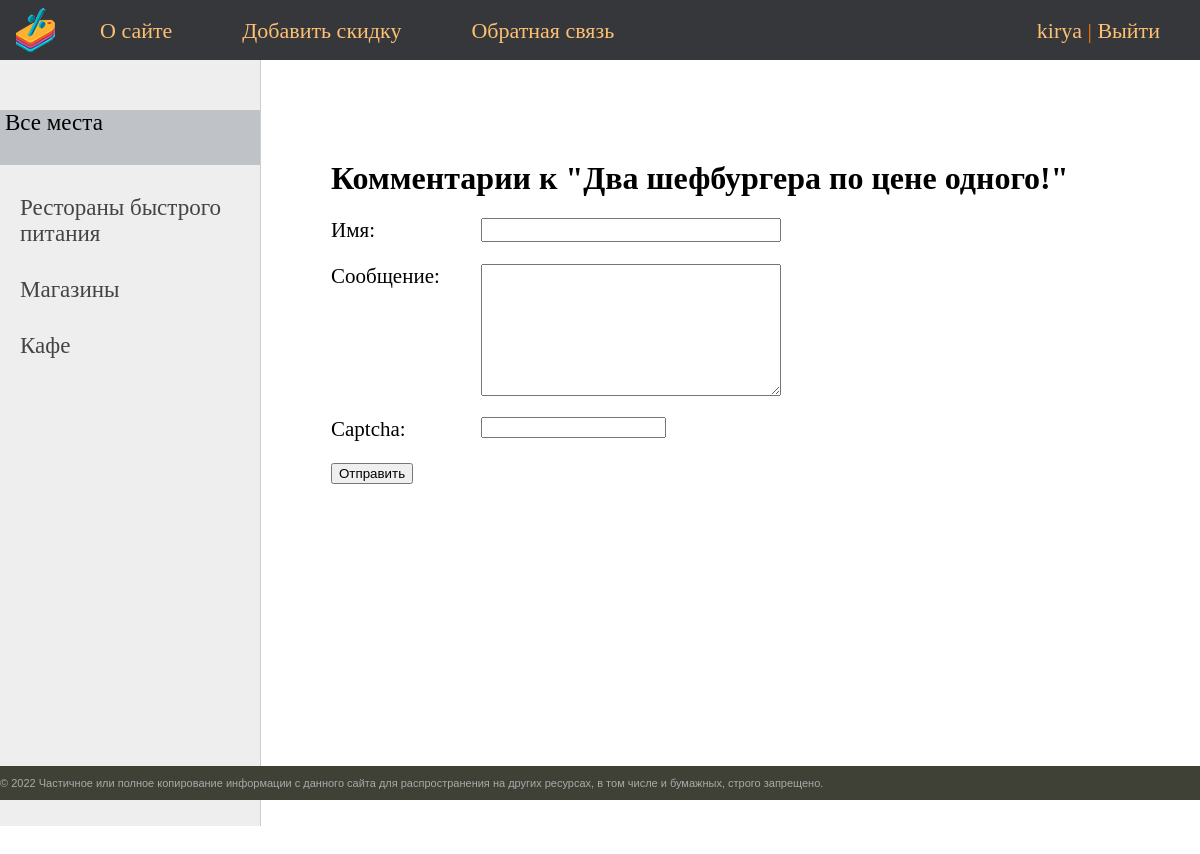
/sales/dva-shefpurgera-po-cene-odnogo/comments (signed in), run on the app's committed database.
### sales/models.py (models this page shows, shortened)
class Profile(AbstractBaseUser, PermissionsMixin):
    user = models.CharField(max_length=30, unique=True)
    email = models.CharField(max_length=255)
    bio = models.TextField(null=True, blank=True)
    avatar = models.ImageField(null=True, blank=True, upload_to='images/profile/')
    prefer_category = models.ForeignKey('Category', on_delete=models.PROTECT, verbose_name='Приоритет мест')
    USERNAME_FIELD = 'user'
    is_staff = models.BooleanField(
        default=False)  # reassignment of the standart django user model for mixing admin and creating users
    is_superuser = models.BooleanField(default=False)
    objects = UserManager()

class Category(models.Model):
    name = models.CharField(max_length=100, db_index=True)
    slug = models.SlugField(max_length=255, unique=True, db_index=True, verbose_name='URL')
    def get_absolute_url(self):
        return reverse('category', kwargs={'cat_slug': self.slug})
    class Meta:
        verbose_name = 'Места'
        verbose_name_plural = 'Места'

### sales/views.py (the view, shortened to what this page needs)
# urls.py: path('sales/<slug:sale_slug>/comments', AddComment.as_view(), name='comments'),  # comment system on sales
class AddComment(LoginRequiredMixin, DataMixin, CreateView):
    template_name = 'sales/comments.html'
    form_class = AddCommentForm  # using django forms in view
    success_url = reverse_lazy('home')
    def get_context_data(self, *, object_list=None, **kwargs):
        context = super().get_context_data(**kwargs)
        c_def = self.get_user_context(title=f'Комментарии к "{Sale.objects.get(slug=self.kwargs["sale_slug"])}"')
        return dict(list(context.items()) + list(c_def.items()))

### sales/forms.py
class AddCommentForm(forms.ModelForm):
    username = forms.CharField(label='Имя', widget=forms.TextInput(attrs={'class': 'form-input'}))
    comment_body = forms.CharField(label='Сообщение', widget=forms.Textarea(attrs={'class': 'form-input', 'rows': 7}))
    captcha = CaptchaField(label="Код")  # captcha field for anti dos-attacks
    class Meta:
        model = Comment
        fields = ('username', 'comment_body')

### sales/models.py (called while the page is built)
    def __str__(self):
        return self.title

### sales/templatetags/poorsales_tags.py (called while the page is built)
@register.inclusion_tag('sales/list_categories.html')
def show_categories(sort=None, cat_selected=0):
    if not sort:
        cats = Category.objects.all()
    else:
        cats = Category.objects.order_by(sort)
    return {"cats": cats, 'cat_selected': cat_selected}

### sales/utils.py (called while the page is built)
    def get_user_context(self, **kwargs):
        context = kwargs
        cats = Category.objects.all()
        user_menu = menu.copy()
        if not self.request.user.is_authenticated:  # dont displaying add_sale in user dont login
            user_menu.pop(1)
        context['menu'] = user_menu
        context['cats'] = cats
        if 'cat_selected' not in context:
            context['cat_selected'] = 0
        return context

### sales/templates/sales/comments.html (shortened to what this page needs)
{% extends 'sales/base.html' %}
{% block content %}
<h1>{{title}}</h1>
<form method="post">
{% for f in form %}
    <p><label class="form-label" for="{{ f.id_for_label }}">{{f.label}}: </label>{{ f }}</p>
    {% endfor %}
    <button type="submit">Отправить</button>
</form>
{% endblock %}

### sales/templates/sales/base.html (shortened to what this page needs)
{% load static %}
{% load poorsales_tags %}
<html>
<head>
	<link type="text/css" href="{% static 'sales/css/styles.css' %}" rel="stylesheet" />
</head>
<body>
<table class="table-page" border=0 cellpadding="0" cellspacing="0">
<tr><td valign=top>
{% block mainmenu %}
		<div class="header">
			<ul id="mainmenu" class="mainmenu">
			<li class="logo"><a href="{% url 'home' %}"><div class="logo"></div></a></li>
{% for m in menu %}
			<li><a href="{% url m.url_name %}">{{m.title}}</a></li>
{% endfor %}
				{% if request.user.is_authenticated %}
				<li class="last"><a href="{% url 'user_profile' pk=user.id %}">{{user.user}}</a> | <a href="{% url 'logout' %}">Выйти</a></li>
				{% else %}
				<li class="last"><a href="{% url 'register' %}">Регистрация</a> | <a href="{% url 'login' %}">Войти</a></li>
				{% endif %}
			</ul>
		</div>
{% endblock mainmenu %}
<table class="table-content" border=0 cellpadding="0" cellspacing="0">
<tr>
	<td valign="top" class="left-chapters">
	<ul id="leftchapters">
		{% if cat_selected == 0 %}
		<li class="selected">Все места</li>
		{% else %}
		<li><a href="{% url 'home' %}">Все места</a></li>
		{% endif %}
{% show_categories '-name' cat_selected %}
	</ul>
</td>
<td valign="top" class="content">
	<div class="content-text">
{% block content %}
{% endblock %}
	</div>
</td></tr></table>
</td></tr>
<tr><td valign=top>
	<div id="footer">
		<p>&copy; 2022 Частичное или полное копирование информации с данного сайта для распространения на других ресурсах, в том числе и бумажных, строго запрещено.</p>
	</div>
</td></tr></table>
</body>
</html>

### sales/templates/sales/list_categories.html
		{% for c in cats %}
			{% if c.pk == cat_selected %}
			<li class="selected">{{c.name}}</li>
			{% else %}
			<li><a href="{{ c.get_absolute_url }}">{{c.name}}</a></li>
			{% endif %}
		{% endfor %}

### sales/static/sales/css/styles.css (style rules this page uses)
html, body { font-family: 'Franklin Gothic'; margin: 0; padding: 0; height: 100%; width: 100%; color: #444; }
a { color: #000000; text-decoration: none; }
.table-page { width: 100%; height: 100%; vertical-align: top; }
.table-page tr { height: 100%; }
.header { background: #35373b; height: 60px; }
.logo { background: url('../images/logo.png') no-repeat 10px 5px; width: 70px; height: 60px; }
ul.mainmenu { list-style: none; margin: 0; padding: 0; height: 60px; color: #ff7900; font-size: 22px; overflow: hidden; }
ul.mainmenu li { float: left; margin: 18px 40px 0 30px; }
ul.mainmenu li.logo { margin: 0; }
ul.mainmenu li.last { float: right; }
ul.mainmenu li a { color: #fdc073; text-decoration: none; }
.table-content { width: 100%; min-height: 100%; height: 100%; }
.left-chapters { margin: 0; background: #eee; border-right: 1px solid #ccc; min-height: 100%; }
.left-chapters ul { width: 230px; min-height: 100%; margin: 0; padding: 20px 10px 10px 20px; list-style: none; font-size: 23px; }
.left-chapters ul li { margin: 30px 0 0 0; color: #999; }
.left-chapters ul li.selected { width: 255px; height: 55px;color:black;padding-left:5px;margin-left: -20px; background: #bfc3c8; }
.left-chapters ul li a { color: #444; text-decoration: none; }
.content { padding: 40px 20px 20px 40px; width: 100%; box-sizing: border-box; transform: translateX(150%); animation: ani 0.5s forwards; }
.content-text { margin: 60px 0 0 30px; color: #000; font-size: 21px; font-family: Franklin Gothic Book; }
.content-text h1 { font-size: 32px; }
#footer { box-sizing: border-box; background: #3F4137; padding: 0px; color: #aaa; font-size: 11px; font-family: Verdana, Geneva, Arial, Helvetica; text-align: left; overflow: hidden; }
.form-input { width: 300px; font-size: 16px; }
.form-label { display: inline-block; min-width: 150px; vertical-align: top; }

### data on the page
Profile: user "kirya"
Category: name "Рестораны быстрого питания"
Category: name "Магазины"
Category: name "Кафе"

### other printed values
{{ m.title }} "О сайте" "Добавить скидку" "Обратная связь"
{{ title }} "Комментарии к \"Два шефбургера по цене одного!\""
{{ f.label }} "Имя" "Сообщение" "Captcha"
